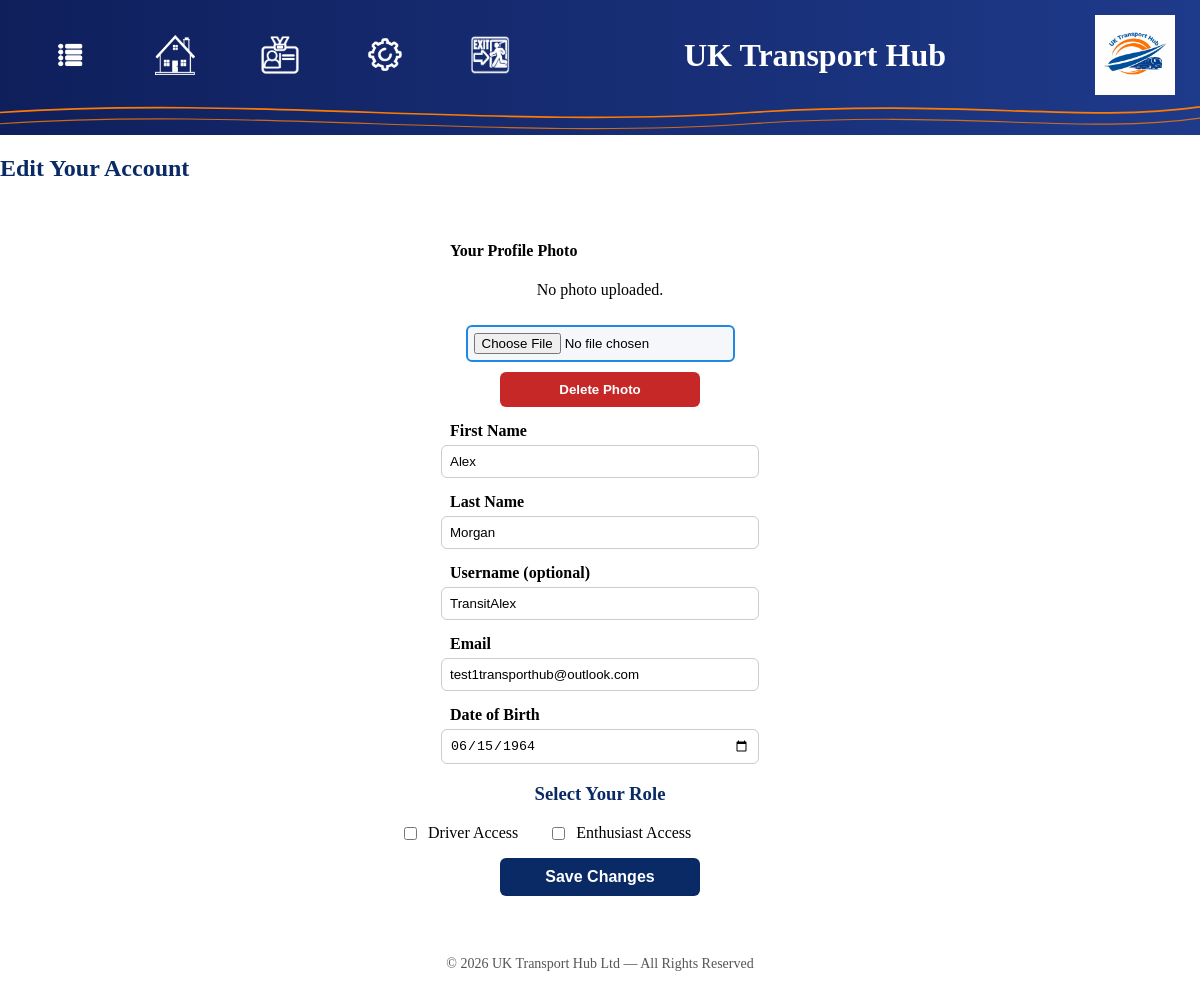
Screenshot of /edit_profile (signed in) with the database file from the repository.
### database.py (models this page shows, shortened)
class User(db.Model, UserMixin):
    __tablename__ = "users"   # make sure this matches your actual table name in SQLite
    id = db.Column(db.Integer, primary_key=True)
    first_name = db.Column(db.String(50), nullable=False)
    last_name = db.Column(db.String(50), nullable=False)
    username = db.Column(db.String(100), nullable=True)
    email = db.Column(db.String(120), nullable=False, unique=True)
    password = db.Column(db.String(200), nullable=False)
    level = db.Column(db.Integer, default=4)
    role_superadmin = db.Column(db.Boolean, default=False)
    role_admin = db.Column(db.Boolean, default=False)
    role_driver = db.Column(db.Boolean, default=False)
    role_enthusiast = db.Column(db.Boolean, default=True)
    role_change_message = db.Column(db.String(255))
    downgrade_reason = db.Column(db.String(255))
    deleted = db.Column(db.Boolean, default=False)
    suspended_until = db.Column(db.DateTime, nullable=True)
    suspension_reason = db.Column(db.String(255), nullable=True)
    date_of_birth = db.Column(db.String(10), nullable=True)
    joined_date = db.Column(db.String(10), nullable=True)
    address = db.Column(db.String(200), nullable=True)
    postcode = db.Column(db.String(20), nullable=True)
    phone = db.Column(db.String(20), nullable=True)
    psv_number = db.Column(db.String(50), nullable=True)
    licence_number = db.Column(db.String(50), nullable=True)
    company = db.Column(db.String(120), nullable=True)
    region = db.Column(db.String(120), nullable=True)
    depot = db.Column(db.String(120), nullable=True)
    outstation = db.Column(db.String(120), nullable=True)
    week_start_override = db.Column(db.String(10), default=None)
    profile_photo = db.Column(db.String(300), nullable=True)
    totp_secret = db.Column(db.String(32), nullable=True)
    is_2fa_enabled = db.Column(db.Boolean, default=False, nullable=False)

### app.py (the view, shortened to what this page needs)
@app.route("/edit_profile", methods=["GET", "POST"])
def edit_profile():
    user_id = session.get("user_id")
    if not user_id:
        return redirect("/login")
    user = User.query.get(user_id)
    if not user:
        return redirect("/login")
    settings = Settings.query.filter_by(user_id=user.id).first()
    return_to = request.referrer or url_for("profile")
    return render_template(
        "edit_profile.html",
        user=user,
        settings=settings,
        return_to=return_to,
        home_target="home"
    )

### app.py (called while the page is built)
@login_manager.user_loader
def load_user(user_id):
    return db.session.get(User, int(user_id))

def load_maintenance_state():
    try:
        if os.path.exists(STATE_FILE):
            with open(STATE_FILE, "r") as f:
                data = json.load(f)
                return data.get("maintenance_mode", False)
    except Exception as e:
        app.logger.error(f"Error loading maintenance state: {e}")
    return False

@app.before_request
def store_last_page():
    if request.method == "GET":
        if request.path != "/settings":
            session["last_page"] = request.path

@app.context_processor
def inject_home_target():
    user_id = session.get("user_id")
    if not user_id:
        return dict(
            home_target="login",
            user_roles=[]
        )
    user = db.session.get(User, user_id)
    if not user:
        return dict(
            home_target="login",
            user_roles=[]
        )
    if user.role_driver:
        home = "driver_dashboard"
    elif user.role_enthusiast:
        home = "enthusiast_dashboard"
    else:
        home = "enthusiast_dashboard"
    return dict(
        home_target=home,
        user_roles=get_all_roles(user)
    )

def get_all_roles(user):
    if not user.is_authenticated:
        return []
    roles = []
    if current_user.role_superadmin:
        roles.append("Superadmin")
    if current_user.role_admin:
        roles.append("Admin")
    if user.role_driver:
        roles.append("Driver")
    if user.role_enthusiast:
        roles.append("Enthusiast")
    return roles

### templates/edit_profile.html (shortened to what this page needs)
{% extends "base.html" %}
{% set page_title = "UK Transport Hub" %}
{% set home_target = "home" %}
{% set is_drivers_hub = False %}
{% block content %}
<h2>Edit Your Account</h2>
<form id="editForm" class="form-card" method="POST" action="/edit_profile">
    <div class="form-group" style="margin-top: 20px; text-align:center;">
        <label>Your Profile Photo</label>
        {% if user.profile_photo %}
            <img src="{{ user.profile_photo }}"
                 alt="Profile Photo"
                 style="width:150px; height:150px; object-fit:cover; border-radius:8px; margin-bottom:10px;">
        {% else %}
            <p>No photo uploaded.</p>
        {% endif %}
        <input type="file" id="photo" name="photo" accept="image/*" style="margin-top:10px;">
        <button formaction="{{ url_for('delete_profile_photo') }}"
                formmethod="POST"
                class="delete-photo-btn">
            Delete Photo
        </button>
    </div>
    <div class="form-group">
        <label for="first_name">First Name</label>
        <input type="text" id="first_name" name="first_name" value="{{ user.first_name }}" required>
    </div>
    <div class="form-group">
        <label for="last_name">Last Name</label>
        <input type="text" id="last_name" name="last_name" value="{{ user.last_name }}" required>
    </div>
    <div class="form-group">
        <label for="username">Username (optional)</label>
        <input type="text" id="username" name="username" value="{{ user.username }}">
    </div>
    <div class="form-group">
        <label for="email">Email</label>
        <input type="email" id="email" name="email" value="{{ user.email }}" required>
    </div>
    <div class="form-group">
        <label for="date_of_birth">Date of Birth</label>
        <input type="date" id="date_of_birth" name="date_of_birth" value="{{ user.date_of_birth }}" required>
    </div>
	<h3>Select Your Role</h3>
	<div style="display:flex; align-items:center; gap:30px; margin-bottom:15px;">
		<label style="display:flex; align-items:center; gap:8px;">
			<input type="checkbox" name="role_driver" value="1" id="role_driver">
			Driver Access
		</label>
		<label style="display:flex; align-items:center; gap:8px;">
			<input type="checkbox" name="role_enthusiast" value="1" id="role_enthusiast">
			Enthusiast Access
		</label>
	</div>
	<button type="submit" class="btn btn-primary">Save Changes</button>
{% endblock %}

### static/style.css (style rules this page uses)
.btn, .save-btn, .account-btn { background-color: #0A2A66 !important; color: #fff !important; padding: 10px 18px !important; border-radius: 6px !important; font-weight: 600 !important; border: none !important; cursor: pointer !important; transition: 0.2s ease-in-out !important; text-decoration: none !important; }
form .btn { width: auto !important; }
input[type="file"] { border:2px solid #1E88E5; border-radius:6px; padding:6px; background:#F5F7FB; cursor:pointer; transition:0.2s ease-in-out; }
html, body { height: 100%; margin: 0; }
body { display: flex; flex-direction: column; }
.form-card { max-width: 400px; margin: 0 auto; padding: 20px; }
.form-card .btn { display: block !important; width: 200px !important; margin: 15px auto !important; text-align: center !important; }
:root { --hub-blue: #0A2A66; --hub-blue-dark: #061B44; --hub-grey: #f5f5f5; --hub-text: #333; }
h2, h3, h4 { color: var(--hub-blue); font-weight: 700; }
.btn { background: var(--hub-blue); color: #fff; padding: 8px 16px; border-radius: 6px; font-size: 1rem; font-weight: 600; text-decoration: none; display: inline-block; margin-right: 10px; transition: background 0.2s ease; }

### templates/edit_profile.html (style rules this page uses)
.form-card { max-width: 400px; margin: 0 auto; padding: 20px; text-align: center; }
.form-group { display: flex; flex-direction: column; align-items: center; margin-bottom: 15px; width: 100%; }
.form-group label { display: block; text-align: left; width: 100%; max-width: 300px; margin: 0 auto 5px auto; font-weight: 600; }
.form-card input[type="text"], .form-card input[type="email"], .form-card input[type="password"], .form-card input[type="date"], .form-card select { width: 100%; max-width: 300px; padding: 8px; border-radius: 6px; border: 1px solid #ccc; }
.btn { margin-top: 10px; width: 200px; display: block; margin-left: auto; margin-right: auto; text-align: center; }
.delete-photo-btn { background: #C62828; color: #fff; padding: 10px 18px; border: none; border-radius: 6px; font-weight: 600; cursor: pointer; width: 200px; margin-top: 10px; }

### rows the page displays
User: first_name "Alex", last_name "Morgan", username "TransitAlex", email "test1transporthub@outlook.com", date_of_birth "06/15/1964"

### other values shown
{{ page_title if page_title else "UK Transport Hub" }} "UK Transport Hub"
